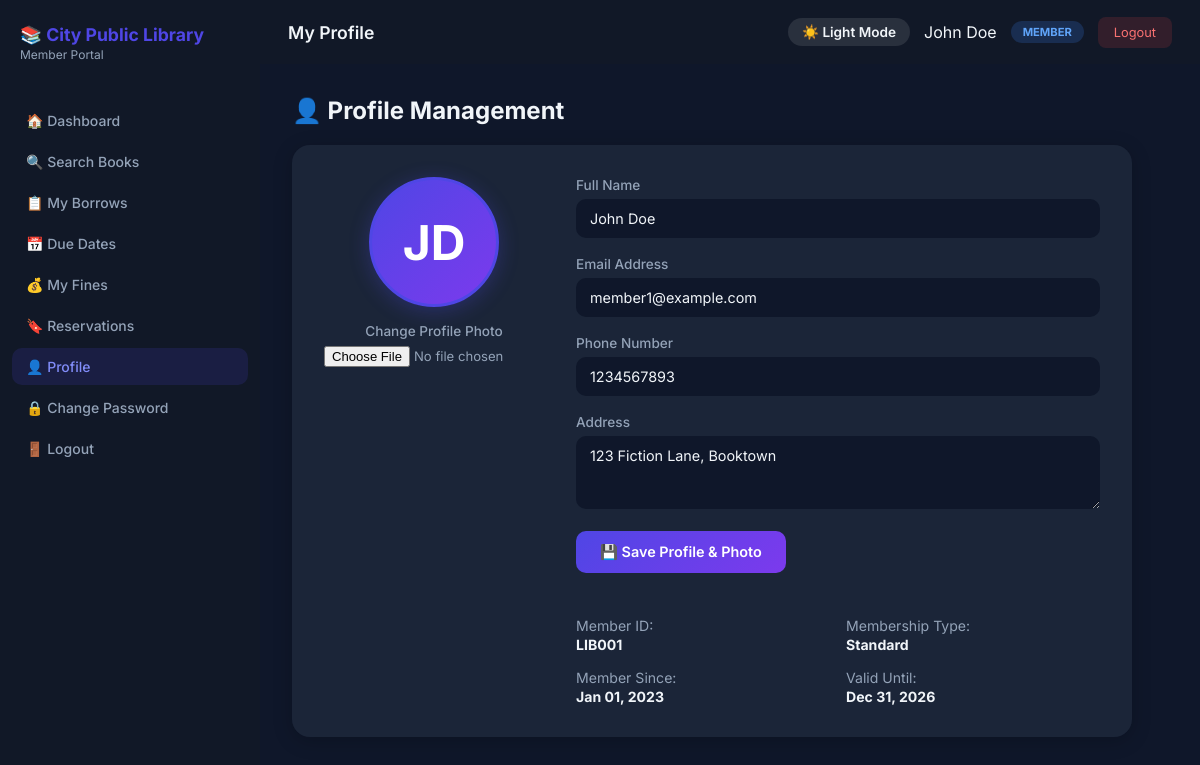
Page /member/profile.php (signed in) on the committed database.
### tables this page shows
CREATE TABLE `system_settings` (
  `id` int(11) NOT NULL AUTO_INCREMENT,
  `setting_key` varchar(100) NOT NULL,
  `setting_value` text DEFAULT NULL,
  `updated_at` timestamp NOT NULL DEFAULT current_timestamp() ON UPDATE current_timestamp(),
  PRIMARY KEY (`id`),
  UNIQUE KEY `setting_key` (`setting_key`)
);

CREATE TABLE `members` (
  `id` int(11) NOT NULL AUTO_INCREMENT,
  `user_id` int(11) NOT NULL,
  `member_id` varchar(20) NOT NULL,
  `membership_type` varchar(50) DEFAULT 'Standard',
  `join_date` date NOT NULL,
  `expiry_date` date NOT NULL,
  `status` enum('active','expired','suspended') NOT NULL DEFAULT 'active',
  PRIMARY KEY (`id`),
  UNIQUE KEY `member_id` (`member_id`),
  KEY `user_id` (`user_id`),
  CONSTRAINT `members_ibfk_1` FOREIGN KEY (`user_id`) REFERENCES `users` (`id`) ON DELETE CASCADE
);

CREATE TABLE `users` (
  `id` int(11) NOT NULL AUTO_INCREMENT,
  `username` varchar(50) NOT NULL,
  `email` varchar(100) DEFAULT NULL,
  `password` varchar(255) NOT NULL,
  `role` enum('superadmin','admin','staff','member') NOT NULL DEFAULT 'member',
  `full_name` varchar(100) NOT NULL,
  `phone` varchar(20) DEFAULT NULL,
  `address` text DEFAULT NULL,
  `profile_pic` varchar(255) DEFAULT NULL,
  `status` enum('active','inactive') NOT NULL DEFAULT 'active',
  `created_at` timestamp NOT NULL DEFAULT current_timestamp(),
  PRIMARY KEY (`id`),
  UNIQUE KEY `username` (`username`),
  UNIQUE KEY `email` (`email`)
);

### config/db.php (called while the page is built, shortened)
<?php
function getSiteName(PDO $pdo): string {
    static $name = null;
    if ($name === null) {
        try {
            $stmt = $pdo->prepare("SELECT setting_value FROM system_settings WHERE setting_key='library_name' LIMIT 1");
            $stmt->execute();
            $name = $stmt->fetchColumn() ?: 'City Public Library';
        } catch (Exception $e) {
            $name = 'City Public Library';
        }
    }
    return $name;
}

### member/profile.php (the view, shortened to what this page needs)
<?php
require_once '../config/db.php';
require_once '../includes/functions.php';
$user_id = $_SESSION['user_id'];
$stmt = $pdo->prepare("SELECT u.*, m.member_id, m.membership_type, m.join_date, m.expiry_date FROM users u LEFT JOIN members m ON u.id = m.user_id WHERE u.id = ?");
$stmt->execute([$user_id]);
$user = $stmt->fetch();
$initials = strtoupper(substr($user['full_name'], 0, 1));
if (strpos($user['full_name'], ' ') !== false) {
    $parts = explode(' ', $user['full_name']);
    $initials = strtoupper(substr($parts[0], 0, 1) . substr($parts[1], 0, 1));
}
?>
<!DOCTYPE html>
<html lang="en">
<head>
    <link rel="stylesheet" href="../assets/css/style.css">
</head>
<body>
    <aside class="sidebar">
        <div class="sidebar-logo">
            <h2>📚 <?= getSiteName($pdo) ?></h2>
            <p>Member Portal</p>
        </div>
        <nav class="sidebar-nav">
            <a href="dashboard.php">🏠 Dashboard</a>
            <a href="search.php">🔍 Search Books</a>
            <a href="borrow_history.php">📋 My Borrows</a>
            <a href="due_dates.php">📅 Due Dates</a>
            <a href="fines.php">💰 My Fines</a>
            <a href="reservations.php">🔖 Reservations</a>
            <a href="profile.php" class="active">👤 Profile</a>
            <a href="change_password.php">🔒 Change Password</a>
            <a href="../logout.php">🚪 Logout</a>
        </nav>
    </aside>
    <div class="main">
        <nav class="navbar">
            <div class="navbar-left">My Profile</div>
            <div class="navbar-right">
                <button type="button" class="theme-toggle-btn" onclick="toggleTheme()">☀️ Light Mode</button>
                <span><?= htmlspecialchars($user['full_name']) ?></span>
                <span class="badge">MEMBER</span>
                <a href="../logout.php" class="logout-btn">Logout</a>
            </div>
        </nav>
        <div class="content">
            <h1 style="font-size:1.5rem; font-weight:700; margin-bottom:20px;">👤 Profile Management</h1>
            <div class="card">
                <form method="POST" enctype="multipart/form-data" style="display:flex; width:100%; gap:32px; flex-wrap:wrap;">
                    <div class="avatar-section">
                        <?php if (!empty($user['profile_pic']) && file_exists(__DIR__ . '/../' . $user['profile_pic'])): ?>
                            <img src="../<?= htmlspecialchars($user['profile_pic']) ?>" alt="Avatar" class="avatar">
                        <?php else: ?>
                            <div class="avatar"><?= $initials ?></div>
                        <?php endif; ?>
                        <div class="form-group" style="width:100%;">
                            <label for="profile_pic">Change Profile Photo</label>
                            <input type="file" name="profile_pic" id="profile_pic" accept="image/*">
                        </div>
                    </div>
                    <div class="form-section">
                        <div class="form-group">
                            <label>Full Name</label>
                            <input type="text" name="full_name" value="<?= htmlspecialchars($user['full_name']) ?>" required>
                        </div>
                        <div class="form-group">
                            <label>Email Address</label>
                            <input type="email" name="email" value="<?= htmlspecialchars($user['email']) ?>" required>
                        </div>
                        <div class="form-group">
                            <label>Phone Number</label>
                            <input type="text" name="phone" value="<?= htmlspecialchars($user['phone'] ?? '') ?>">
                        </div>
                        <div class="form-group">
                            <label>Address</label>
                            <textarea name="address" rows="3"><?= htmlspecialchars($user['address'] ?? '') ?></textarea>
                        </div>
                        <button type="submit" class="btn">💾 Save Profile & Photo</button>
                        <div class="meta-info">
                            <div class="meta-item">
                                Member ID:
                                <strong><?= htmlspecialchars($user['member_id'] ?? 'LIB-PENDING') ?></strong>
                            </div>
                            <div class="meta-item">
                                Membership Type:
                                <strong><?= htmlspecialchars($user['membership_type'] ?? 'Standard') ?></strong>
                            </div>
                            <div class="meta-item">
                                Member Since:
                                <strong><?= $user['join_date'] ? date('M d, Y', strtotime($user['join_date'])) : 'N/A' ?></strong>
                            </div>
                            <div class="meta-item">
                                Valid Until:
                                <strong><?= $user['expiry_date'] ? date('M d, Y', strtotime($user['expiry_date'])) : 'N/A' ?></strong>
                            </div>
                        </div>
                    </div>
                </form>
            </div>
        </div>
    </div>
</body>
</html>

### assets/css/style.css (style rules this page uses)
:root { --bg-primary: #0f172a; --bg-secondary: #1e293b; --bg-card: rgba(30, 41, 59, 0.85); --sidebar-bg: #111827; --header-bg: #1e293b; --accent-primary: #4f46e5; --accent-secondary: #7c3aed; --accent-amber: #f59e0b; --accent-green: #10b981; --accent-red: #ef4444; --text-primary: #f1f5f9; --text-secondary: #94a3b8; --border: rgba(255, 255, 255, 0.08); --input-bg: #0f172a; --table-hover: rgba(255, 255, 255, 0.03); --shadow: 0 4px 20px rgba(0, 0, 0, 0.2); }
.theme-toggle-btn { background: rgba(255, 255, 255, 0.1); border: 1px solid var(--border); color: var(--text-primary); padding: 6px 14px; border-radius: 20px; cursor: pointer; font-size: 0.85rem; font-weight: 600; display: inline-flex; align-items: center; gap: 6px; transition: all 0.2s ease; }

### rows in the picture
system_settings: setting_value "City Public Library"
members: user.full_name "John Doe", user.full_name "JD", full_name "John Doe", email "member1@example.com", phone "1234567893", address "123 Fiction Lane, Booktown", member "LIB001", membership_type "Standard", join_date "Jan 01, 2023", expiry_date "Dec 31, 2026"
